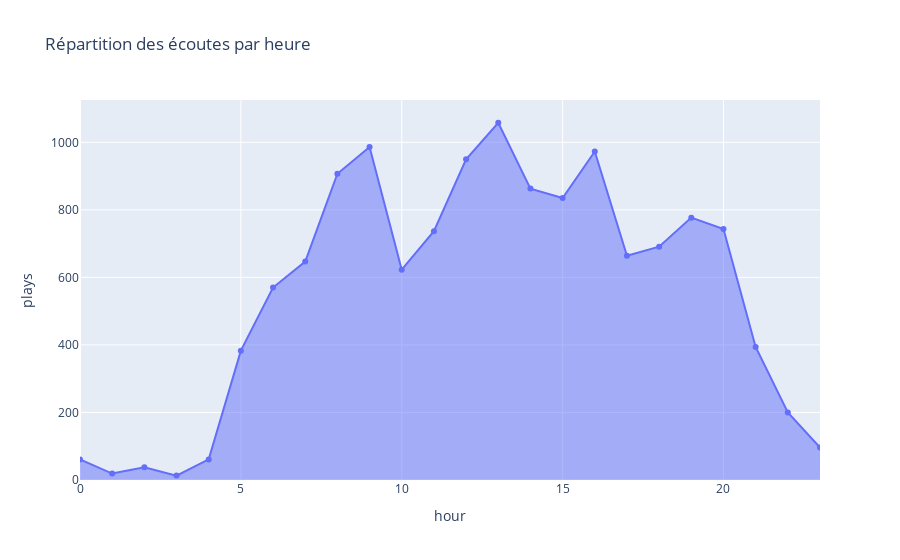

The notebook cell saved with this chart:
### Code cell
hourly = df.groupby("hour").size().reset_index(name="plays")
px.area(hourly, x="hour", y="plays", title="Répartition des écoutes par heure", markers=True)

### Figure 1 — Plotly figure (JSON) as saved in the notebook; plotly's stock layout.template omitted (floating-point values rounded to 4 significant figures)
{"data": [{"fillpattern": {"shape": ""}, "hovertemplate": "hour=%{x}<br>plays=%{y}<extra></extra>", "legendgroup": "", "line": {"color": "#636efa"}, "marker": {"symbol": "circle"}, "mode": "lines+markers", "name": "", "orientation": "v", "showlegend": false, "stackgroup": "1", "type": "scatter", "x": [0, 1, 2, 3, 4, 5, 6, 7, 8, 9, 10, 11, 12, 13, 14, 15, 16, 17, 18, 19, 20, 21, 22, 23], "xaxis": "x", "y": [61, 19, 38, 13, 61, 383, 570, 647, 907, 986, 623, 737, 950, 1058, 863, 835, 973, 664, 691, 777, 743, 394, 200, 96], "yaxis": "y"}], "layout": {"legend": {"tracegroupgap": 0}, "title": {"text": "Répartition des écoutes par heure"}, "xaxis": {"anchor": "y", "domain": [0, 1], "title": {"text": "hour"}}, "yaxis": {"anchor": "x", "domain": [0, 1], "title": {"text": "plays"}}}}
